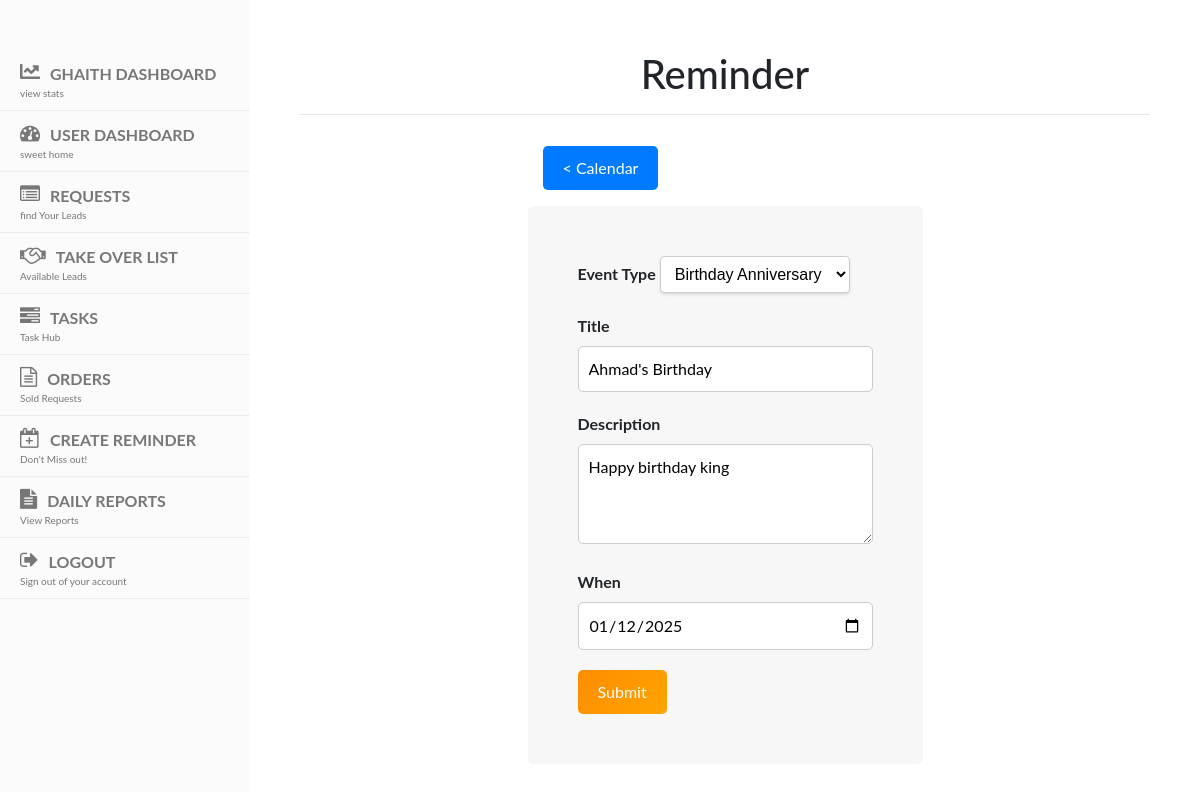
/dashboard/event/edit/2/ (signed in), run on the app's committed database.
### dashboard/models.py (models this page shows, shortened)
class Event(models.Model):
    TYPE_CHOICES = [
        ('user', 'Travel date reminder'),
        ('invoice', 'Follow-up reminder'),
        ('task', 'Payment Due Date'),
        ('followup', 'Supplier Payment'),
        ('anniversary', 'Birthday Anniversary'),  # New Event Type
    ]
    event_type = models.CharField(max_length=50,
                                  choices=TYPE_CHOICES,
                                   default='user')
    user = models.ForeignKey(User,
                             on_delete=models.CASCADE,
                             related_name="events")
    title = models.CharField(max_length=200)
    description = models.TextField()
    when = models.DateField()
    done = models.BooleanField(default=False)
    service = models.OneToOneField(
        'tasks.Service',
        null=True,
        blank=True,
        on_delete=models.CASCADE,
        related_name='calendar_event',
    )

### dashboard/views.py (the view, shortened to what this page needs)
# urls.py: re_path(r'^event/edit/(?P<event_id>\d+)/$', views.event, name='event_edit'),
@login_required(login_url="/login/")
def event(request, event_id=None):
    instance = Event()
    if event_id:
        instance = get_object_or_404(Event, pk=event_id)
    else:
        instance = Event()
    form = EventForm(request.POST or None, instance=instance)
    return render(request, 'event.html', {'form': form})

### dashboard/forms.py
class EventForm(ModelForm):
    class Meta:
        model = Event
        widgets = {
          'when': DateInput(attrs={'type': 'date'})
        }
        exclude = ['user']
    def __init__(self, *args, **kwargs):
        super(EventForm, self).__init__(*args, **kwargs)

### dashboard/templates/event.html (shortened to what this page needs)
{% extends 'base.html' %}
{% block title %}
Reminder
{% endblock %}
{% block content %}
{% include 'navbar.html' %}
<div class="container">
    <div class="row">
        <div class="col-md-6 offset-md-3">
            <div class="clearfix mb-3">
                <a class="btn btn-info left" href="{% url 'calendar' %}"> < Calendar </a>
            </div>
            <form method="post">
                <div class="form-group">
                    <label for="event_type">Event Type</label>
                    {{ form.event_type }}
                </div>
                <div class="form-group">
                    <label for="title">Title</label>
                    {{ form.title }}
                </div>
                <div class="form-group">
                    <label for="description">Description</label>
                    {{ form.description }}
                </div>
                <div class="form-group">
                    <label for="when">When</label>
                    {{ form.when }}
                </div>
                <button type="submit" class="submit-event">Submit</button>
            </form>
        </div>
    </div>
</div>
{% endblock %}

### static/css/styles.css (style rules this page uses)
body { font-family: "ptsans", "Lato", "Helvetica Neue", Helvetica, Arial, sans-serif; }
.left { float: left; }
.btn { outline: none; color: black; background-color: transparent; box-shadow: 0 0 0 0; margin-right: 3px; }
.clearfix { margin: 15px; }
a { color: #17a2b8; }
.container { width: 100%; margin: 0 auto; }
.container form { padding: 50px !important; }
.clearfix::after { content: ""; clear: both; display: table; }
.submit-event { background: linear-gradient(135deg, #ff8c00, #ffa500); border: none; color: #fff; padding: 10px 20px; border-radius: 5px; font-size: 16px; cursor: pointer; transition: background 0.3s ease; }
.left { float: left !important; }
form { background-color: #f7f7f7; padding: 20px; border-radius: 5px; }
.form-group { margin-bottom: 20px; }
.form-group label { font-weight: bold; }
.form-group input, .form-group textarea { width: 100%; padding: 10px; border: 1px solid #ccc; border-radius: 5px; }
.form-group textarea { height: 100px; }

### static/css/dashboard.css (style rules this page uses)
body { padding-bottom: 100px; padding-left: 50px !important; padding-top: 50px; padding-right: 50px; }
@media (min-width: 769px) { body { margin-left: 250px; } }
select { font-family: 'Arial', sans-serif; font-size: 16px; padding: 8px 10px; border-radius: 4px; border: 1px solid #ccc; box-shadow: 0 2px 3px rgba(0, 0, 0, 0.1); background-color: white; cursor: pointer; }
.btn-info { background-color: #17a2b8; border-color: #17a2b8; color: white; }
.btn { padding: 10px 20px; border: none; border-radius: 5px; text-decoration: none; font-size: 16px; cursor: pointer; }
.btn-info { background-color: #007bff; color: #fff; }
.left { float: left; margin-right: 10px; }
.clearfix::after { content: ""; clear: both; display: table; }

### dashboard/templates/navbar.html (style rules this page uses)
@media (min-width:769px) { body { padding-bottom:100px;padding-top:50px;padding-right:50px; } }

### data on the page
Event: event_type "Birthday Anniversary", title "Ahmad's Birthday", description "Happy birthday king", when "01/12/2025"
